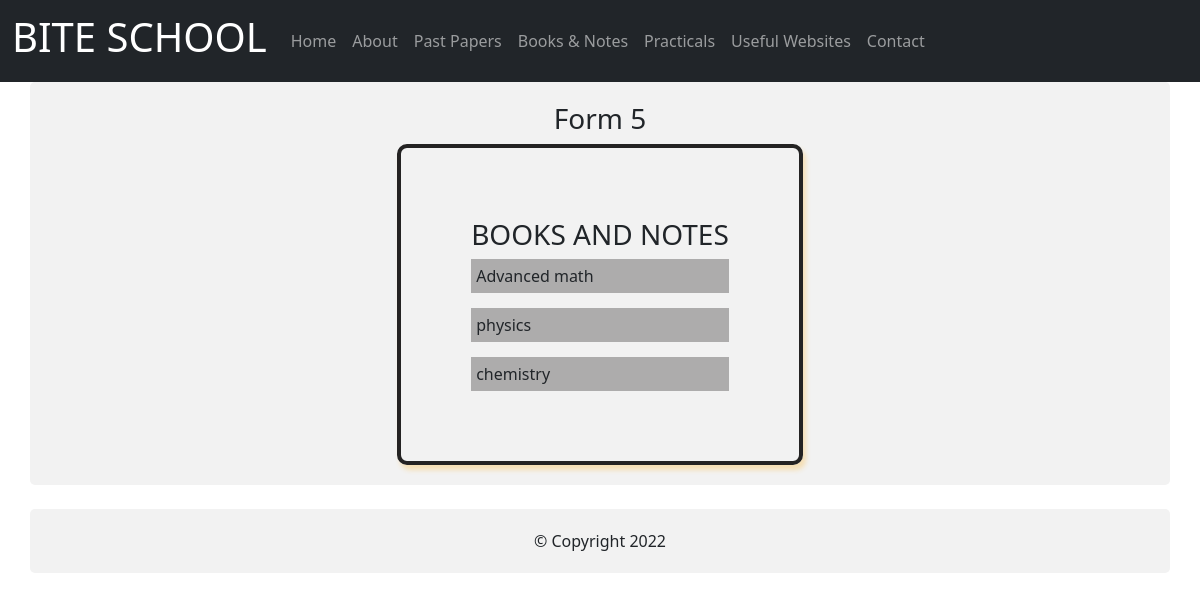
The page /book/ on the database as committed earlier.
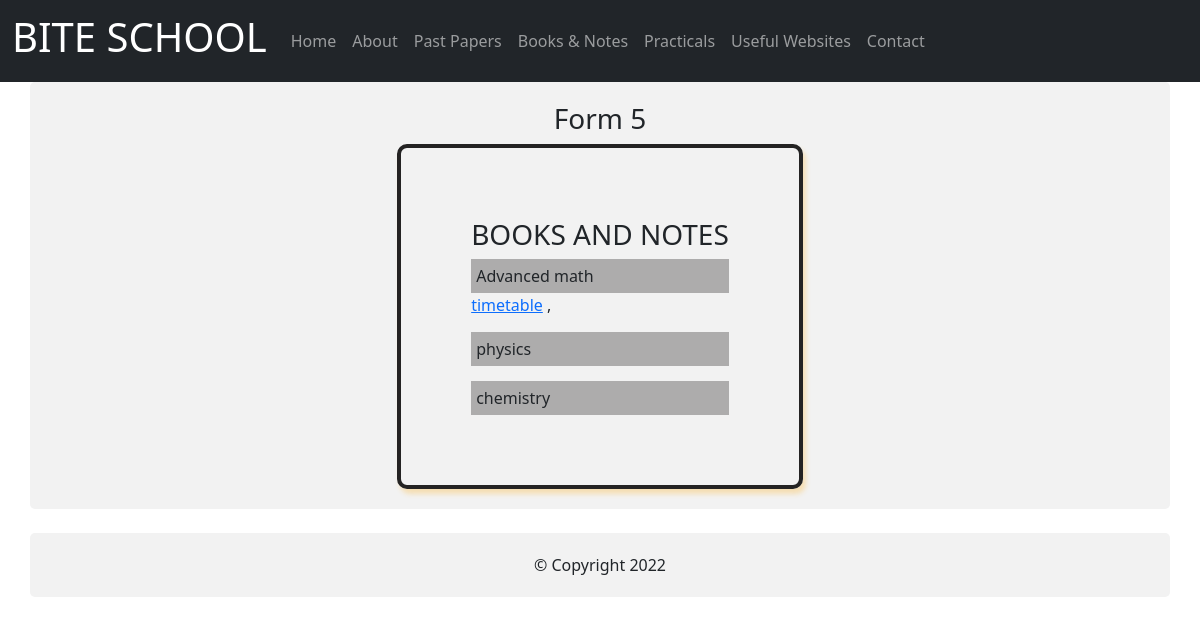
The same page on the database as committed later.
### Files/models.py (models this page shows, shortened)
class Advance_math5(models.Model):
    adminupload = models.FileField(upload_to="media")
    Name_of_the_book = models.CharField(max_length=20)

### Files/views.py (the view)
# urls.py: path('book/' ,views.bookpage, name='book_return'),
def bookpage(request):
    context1 = { "File1":Chemistry_form5.objects.all(),
                 "File2":physics_form5.objects.all(),
                 "File3":Advance_math5.objects.all(),
    }
    return render(request ,'Files/book.html', context1)

### Files/templates/Files/book.html (shortened to what this page needs)
{% extends 'Files/base.html' %}
{% block content %}
    <section id="book" class="container mb-4" >
    <center><h3>Form 5 </h3></center>
    <div id="BOOK">
        <h3>BOOKS AND NOTES</h3>
        <div class="advancedmath">
            <div id="title">Advanced math</div>
            {% for post in File3 %}
            <a href="{{post.adminupload.url}}">{{post.Name_of_the_book  }}</a> ,
            {% endfor %}
        </div>
        <div class="Physics">
            <div id="title2">physics</div>
        </div>
        <div class="Chemistry">
            <div id="title3">chemistry</div>
        </div>
    </div>
</section>
  <center>
    <p class="p2 container">&copy; Copyright {%now "Y" %}</p>
     </center>
{% endblock content %}

Rows that differ between the two databases and show on the page:
added Advance_math5: Name_of_the_book "timetable"
